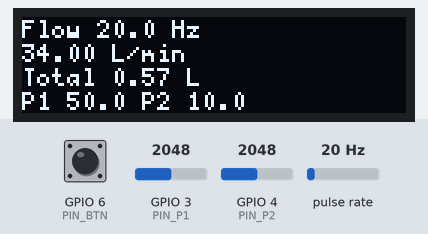
Simulated run of this program. Board: Seeed XIAO ESP32-C3. On the bench: 128×32 one-colour display. Wiring (inferred from the names in the program): pulse sensor: data GPIO 21. The test bench sets the inputs (shaded band); at power-on: GPIO 6 (PIN_BTN) HIGH, GPIO 3 (PIN_P1) = 2048, GPIO 4 (PIN_P2) = 2048, pulse rate 20 Hz (analog values on the 0–4095 scale). What the program prints to the serial monitor is not drawn.

Above: at 2.7 s.
2.8 s: GPIO 6 (PIN_BTN) pulled LOW for 0.15 s
At 3.4 s:
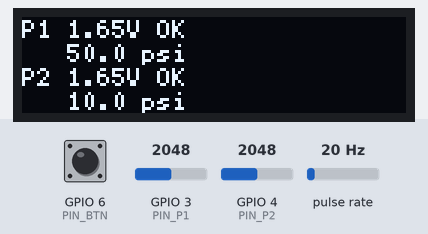
4.5 s: GPIO 3 (PIN_P1) set to 197
At 5.7 s:
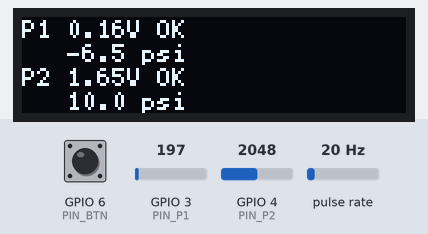
6.0 s: GPIO 3 (PIN_P1) set to 173
At 6.9 s:
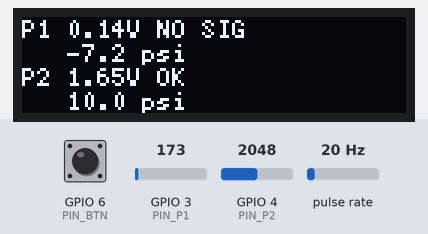
7.5 s: GPIO 4 (PIN_P2) set to 199
At 8.1 s:
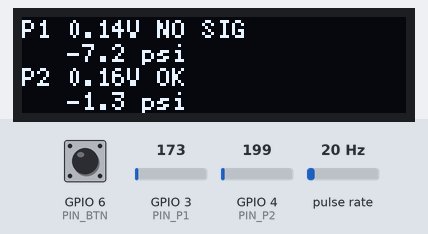
9.0 s: GPIO 4 (PIN_P2) set to 166
At 10.2 s:
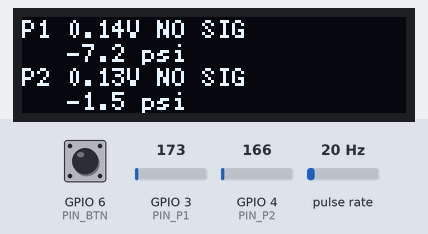
10.5 s: GPIO 3 (PIN_P1) set to 4095
At 11.5 s:
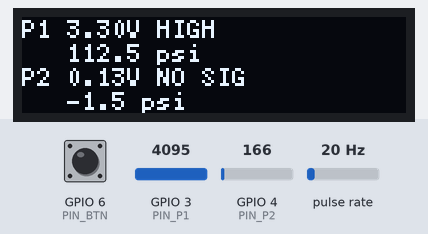
Timing chart, 0 to 13.0 s (numbered marks = the images above; inputs shaded):
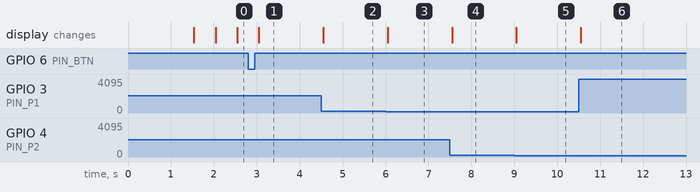

Measured:
- the behaviour switches between 187 and 186 on GPIO 3 (PIN_P1) (found by bisection; images 2 and 3)
- the behaviour switches between 187 and 186 on GPIO 4 (PIN_P2) (found by bisection; images 4 and 5)
- after the input at 2.8 s, the display: changes after 0.25 s (image 1)
- after the input at 4.5 s, the display: changes after 0.05 s (image 2)
- after the input at 6.0 s, the display: changes after 0.05 s (image 3)
- after the input at 7.5 s, the display: changes after 0.05 s (image 4)
- after the input at 9.0 s, the display: changes after 0.05 s (image 5)
- after the input at 10.5 s, the display: changes after 0.05 s (image 6)

The program:

main.cpp
```cpp
#include <Arduino.h>
#include <Wire.h>
#include <U8g2lib.h>

// ---------- Pins (GPIO numbers, Seeed XIAO ESP32-C3) ----------
#define PIN_SDA   20   // D7, OLED
#define PIN_SCL   8    // D8, OLED
#define PIN_BTN   6    // D4, other side to GND, changes OLED page
#define PIN_P1    3    // D1, pressure sensor 1 (100 psi)
#define PIN_P2    4    // D2, pressure sensor 2 (20 psi)
#define PIN_FLOW  21   // D6, flow sensor signal (yellow wire)

// ---------- Pressure sensor settings (NOT calibrated) ----------
// Ratiometric sensors: output = 10% to 90% of supply = 0 to full scale.
// Measure the real supply voltage and update SUPPLY_V.
#define P1_FULLSCALE_PSI 100.0f
#define P2_FULLSCALE_PSI 20.0f
#define SUPPLY_V         3.3f

// ---------- Flow calibration (from 13 gravimetric runs, 6.4 to 18.4 Hz) ----------
// pulses per liter = PPL_A * Hz + PPL_B
// L/min = Hz * 60 / pulses per liter
// Below HZ_MIN_VALID the calibration was not tested.
const float PPL_A = 0.31824f;
const float PPL_B = 28.929f;
const float HZ_MIN_VALID = 6.0f;

#define UPDATE_MS 500

U8G2_SSD1306_128X32_UNIVISION_F_HW_I2C u8g2(U8G2_R2, U8X8_PIN_NONE);

volatile uint32_t pulseCount = 0;
void IRAM_ATTR onPulse() { pulseCount++; }

volatile bool btnFlag = false;
volatile uint32_t btnIsrMs = 0;
void IRAM_ATTR onBtn() {
  uint32_t t = millis();
  if (t - btnIsrMs > 200) { btnIsrMs = t; btnFlag = true; }
}

uint32_t lastMs = 0, lastPulses = 0;
float totalL = 0;
int page = 0;
const int NUM_PAGES = 2;
String inbuf;

float readVolts(int pin) {
  uint32_t sum = 0;
  for (int i = 0; i < 16; i++) sum += analogReadMilliVolts(pin);
  return sum / 16.0f / 1000.0f;
}

float voltsToPsi(float v, float fullScale) {
  return (v / SUPPLY_V - 0.10f) / 0.80f * fullScale;
}

const char* pStatus(float v) {
  if (v < 0.15f) return "NO SIG";
  if (v > 3.05f) return "HIGH";
  return "OK";
}

float hzToLpm(float f) {
  if (f <= 0) return 0;
  return f * 60.0f / (PPL_A * f + PPL_B);
}

void drawLines(const char* l0, const char* l1, const char* l2, const char* l3) {
  u8g2.clearBuffer();
  u8g2.setFont(u8g2_font_5x7_tf);
  u8g2.drawStr(0, 7, l0);
  u8g2.drawStr(0, 15, l1);
  u8g2.drawStr(0, 23, l2);
  u8g2.drawStr(0, 31, l3);
  u8g2.sendBuffer();
}

void setup() {
  Serial.begin(115200);
  Serial.setTxTimeoutMs(0);
  delay(1500);

  Wire.setPins(PIN_SDA, PIN_SCL);
  Wire.begin();
  Wire.setClock(400000);
  u8g2.begin();

  pinMode(PIN_BTN, INPUT_PULLUP);
  pinMode(PIN_FLOW, INPUT_PULLUP);
  attachInterrupt(digitalPinToInterrupt(PIN_BTN), onBtn, FALLING);
  attachInterrupt(digitalPinToInterrupt(PIN_FLOW), onPulse, FALLING);

  analogReadResolution(12);
  analogSetAttenuation(ADC_11db);

  Serial.println("Flow + pressure monitor. Button: change page. Serial 'r': reset total.");
  lastMs = millis();
  lastPulses = pulseCount;
}

void loop() {
  while (Serial.available()) {
    char ch = Serial.read();
    if (ch == '\n' || ch == '\r') {
      inbuf.trim();
      if (inbuf == "r") { totalL = 0; Serial.println("Total reset."); }
      inbuf = "";
    } else {
      inbuf += ch;
    }
  }

  if (btnFlag) {
    btnFlag = false;
    page = (page + 1) % NUM_PAGES;
  }

  uint32_t now = millis();
  if (now - lastMs < UPDATE_MS) return;

  float dt = (now - lastMs) / 1000.0f;
  uint32_t p = pulseCount;
  float hz = (p - lastPulses) / dt;
  lastMs = now;
  lastPulses = p;

  float lpm = hzToLpm(hz);
  totalL += lpm * dt / 60.0f;

  float v1 = readVolts(PIN_P1);
  float v2 = readVolts(PIN_P2);
  float psi1 = voltsToPsi(v1, P1_FULLSCALE_PSI);
  float psi2 = voltsToPsi(v2, P2_FULLSCALE_PSI);

  Serial.printf("%.2f Hz  %.2f L/min  total %.3f L  P1 %.2f psi  P2 %.2f psi  (%.3fV %s, %.3fV %s)\n",
    hz, lpm, totalL, psi1, psi2, v1, pStatus(v1), v2, pStatus(v2));

  char a[32], b[32], c[32], d[32];
  if (page == 0) {
    snprintf(a, sizeof a, "Flow %.1f Hz", hz);
    snprintf(b, sizeof b, "%.2f L/min%s", lpm, (hz > 0 && hz < HZ_MIN_VALID) ? " ~" : "");
    snprintf(c, sizeof c, "Total %.2f L", totalL);
    snprintf(d, sizeof d, "P1 %.1f P2 %.1f", psi1, psi2);
  } else {
    snprintf(a, sizeof a, "P1 %.2fV %s", v1, pStatus(v1));
    snprintf(b, sizeof b, "   %.1f psi", psi1);
    snprintf(c, sizeof c, "P2 %.2fV %s", v2, pStatus(v2));
    snprintf(d, sizeof d, "   %.1f psi", psi2);
  }
  drawLines(a, b, c, d);
}
```
